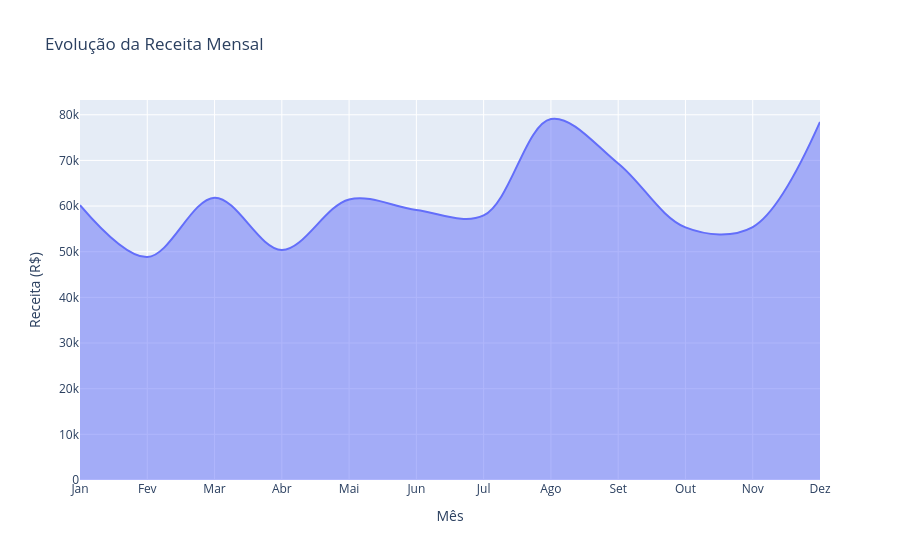

The notebook cell this image was saved under:
### Code cell
# Plotando evolução das vendas

vendas_mensais = df.groupby('mes')['receita'].sum().reset_index() # Resetando o index para voltar a ser um DF normal

fig = go.Figure()
fig.add_trace(go.Scatter(
    x=vendas_mensais['mes'],
    y=vendas_mensais['receita'],
    name='Receita',
    mode='lines',
    line_shape='spline',
    fill='tozeroy'
))
fig.update_layout(
    title='Evolução da Receita Mensal',
    xaxis_title='Mês',
    yaxis_title='Receita (R$)',
    xaxis_tickvals=[1,2,3,4,5,6,7,8,9,10,11,12],
    xaxis_ticktext=['Jan', 'Fev', 'Mar', 'Abr', 'Mai', 'Jun', 'Jul', 'Ago', 'Set', 'Out', 'Nov', 'Dez']
)

fig.show()

### Figure 1 — Plotly figure (JSON) as saved in the notebook; plotly's stock layout.template omitted (floating-point values rounded to 4 significant figures)
{"data": [{"fill": "tozeroy", "line": {"shape": "spline"}, "mode": "lines", "name": "Receita", "type": "scatter", "x": [1, 2, 3, 4, 5, 6, 7, 8, 9, 10, 11, 12], "y": [60210.0, 48830.0, 61840.0, 50380.0, 61450.0, 59130.0, 57940.0, 79070.0, 69320.0, 55330.0, 55400.0, 78430.0]}], "layout": {"title": {"text": "Evolução da Receita Mensal"}, "xaxis": {"ticktext": ["Jan", "Fev", "Mar", "Abr", "Mai", "Jun", "Jul", "Ago", "Set", "Out", "Nov", "Dez"], "tickvals": [1, 2, 3, 4, 5, 6, 7, 8, 9, 10, 11, 12], "title": {"text": "Mês"}}, "yaxis": {"title": {"text": "Receita (R$)"}}}}
